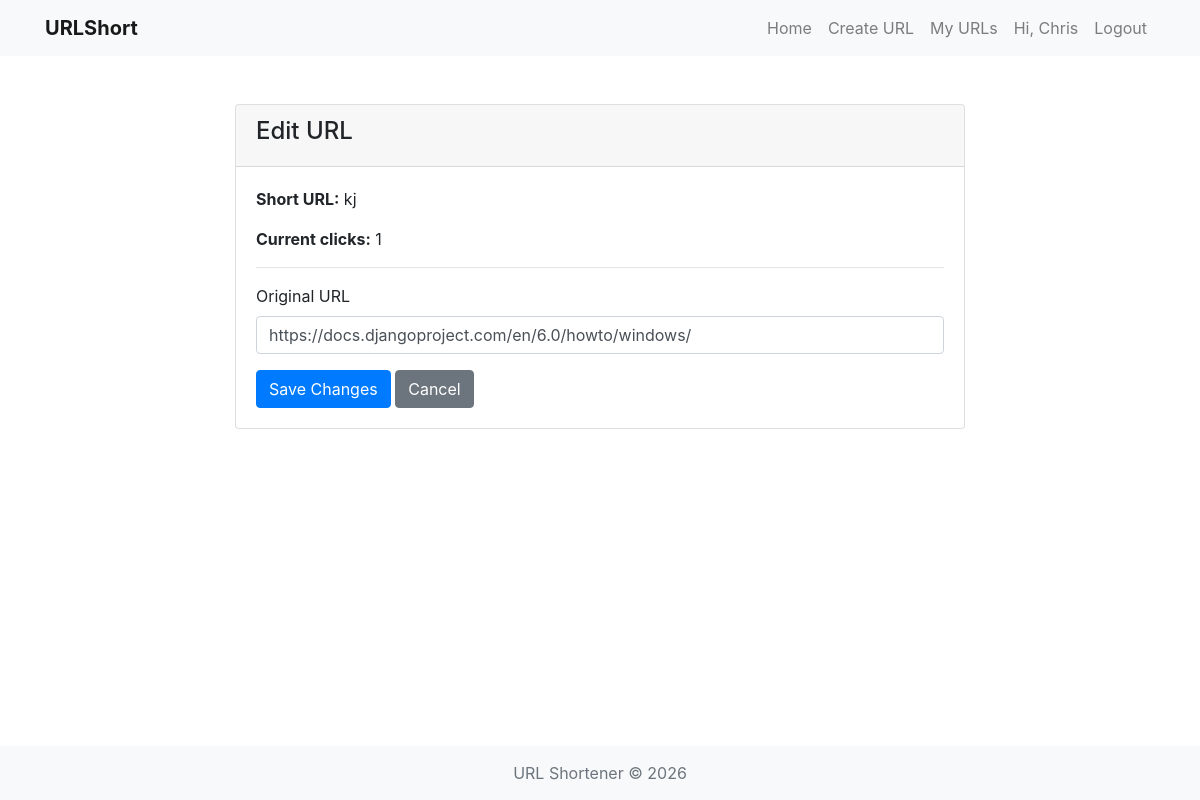
Page /edit/5/ (signed in) on the committed database.
### urlshort/models.py (models this page shows, shortened)
class ShortURL(models.Model):
    original_url = models.URLField(max_length=700)
    short_url = models.CharField(max_length=100, unique=True)
    time_date_created = models.DateTimeField(auto_now_add=True)
    click_count = models.IntegerField(default=0)
    user = models.ForeignKey(User, on_delete=models.CASCADE, null=True, blank=True)
    expires_at = models.DateTimeField(null=True, blank=True)

### urlshort/views.py (the view)
# urls.py: path('edit/<int:url_id>/', views.edit_url, name='edit_url'),
@login_required
def edit_url(request, url_id):
    url_obj = get_object_or_404(ShortURL, id=url_id, user=request.user)
    if request.method == 'POST':
        form = EditURLForm(request.POST, instance=url_obj)
        if form.is_valid():
            form.save()
            messages.success(request, 'URL updated successfully!')
            return redirect('my_urls')
    else:
        form = EditURLForm(instance=url_obj)
    return render(request, 'edit_url.html', {'form': form, 'url_obj': url_obj})

### urlshort/forms.py
class EditURLForm(forms.ModelForm):
    class Meta:
        model = ShortURL
        fields = ['original_url']
        widgets = {
            'original_url': forms.TextInput(attrs={
                'class': 'form-control'
            })
        }

### templates/edit_url.html (shortened to what this page needs)
{% extends 'base.html' %}
{% block content %}
<div class="container mt-5">
    <div class="row justify-content-center">
        <div class="col-md-8">
            <div class="card">
                <div class="card-header">
                    <h4>Edit URL</h4>
                </div>
                <div class="card-body">
                    <p><strong>Short URL:</strong> {{ url_obj.short_url }}</p>
                    <p><strong>Current clicks:</strong> {{ url_obj.click_count }}</p>
                    <hr>
                    <form method="POST">
                        <div class="form-group mb-3">
                            <label>Original URL</label>
                            {{ form.original_url }}
                        </div>
                        <button type="submit" class="btn btn-primary">Save Changes</button>
                        <a href="{% url 'my_urls' %}" class="btn btn-secondary">Cancel</a>
                    </form>
                </div>
            </div>
        </div>
    </div>
</div>
{% endblock content %}

### templates/base.html (shortened to what this page needs)
<!DOCTYPE html>
<html lang="en">
<head>
    <link rel="stylesheet" href="https://stackpath.bootstrapcdn.com/bootstrap/4.5.2/css/bootstrap.min.css">
</head>
<body>
    <nav class="navbar navbar-expand-lg navbar-light bg-light">
        <div class="container">
            <a class="navbar-brand" href="{% url 'home' %}">URLShort</a>
            <div class="collapse navbar-collapse" id="navbarNav">
                <ul class="navbar-nav ml-auto">
                    <li class="nav-item">
                        <a class="nav-link" href="{% url 'home' %}">Home</a>
                    </li>
                    {% if user.is_authenticated %}
                    <li class="nav-item">
                        <a class="nav-link" href="{% url 'create' %}">Create URL</a>
                    </li>
                    <li class="nav-item">
                        <a class="nav-link" href="{% url 'my_urls' %}">My URLs</a>
                    </li>
                    <li class="nav-item">
                        <span class="nav-link">Hi, {{ user.username }}</span>
                    </li>
                    <li class="nav-item">
                        <a class="nav-link" href="{% url 'logout' %}">Logout</a>
                    </li>
                    {% endif %}
                </ul>
            </div>
        </div>
    </nav>
    <div class="content-wrapper">
        {% block content %}
        {% endblock content %}
    </div>
    <footer class="footer text-center">
        <div class="container">
            <span class="text-muted">URL Shortener &copy; 2026</span>
        </div>
    </footer>
</body>
</html>

### templates/base.html (style rules this page uses)
body { min-height: 100vh; display: flex; flex-direction: column; }
.content-wrapper { flex: 1; }
.footer { background-color: #f8f9fa; padding: 15px 0; margin-top: auto; }
.navbar-brand { font-weight: bold; }

### rows in the picture
ShortURL: short_url "kj", click_count "1", original_url "https://docs.djangoproject.com/en/6.0/howto/windows/"

### other values in the picture
{{ user.username }} "Chris"
